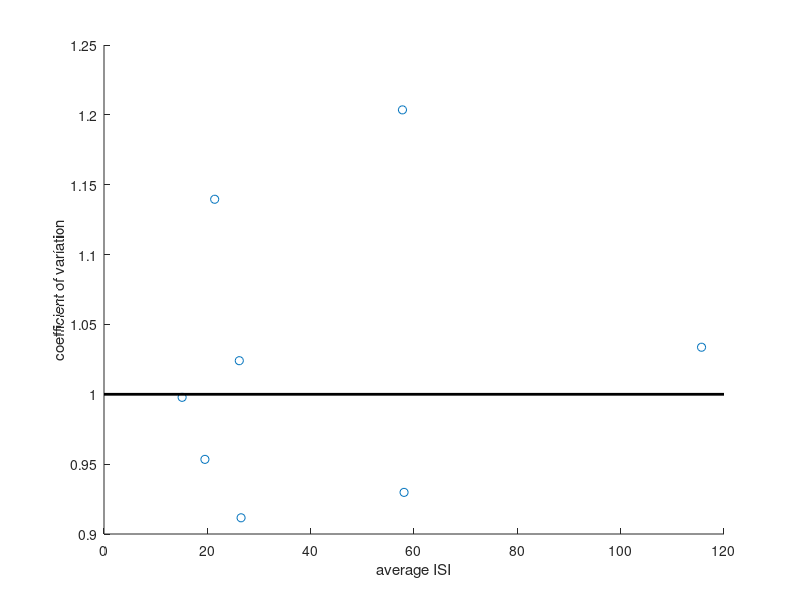

Recreate this plot in MATLAB.
% EE239AS.2, Spring 2017
% hw3_2_f

% Cong Peng, 904760493

clear all;
r0 = 35; rmax = 60; smax = 90; k = 0:7; s = k*45;
lambda = r0 + (rmax - r0)*cosd(s-smax);
S_isi = cell(1,8);
T = [];
aver_isi = [];
cv = [];

for i = 1:8
    t = exprnd(1/lambda(i), 1, 100);
    aver_isi(i) =  mean(t)*1000;
    cv(i) = sqrt(var(t))/mean(t);
end
scatter(aver_isi, cv);
hold on;
x = [0:100];
y = [1:1];
plot([0 120], [1 1], 'k', 'LineWidth', 2 );
xlabel('average ISI');
ylabel('coefficient of variation');
